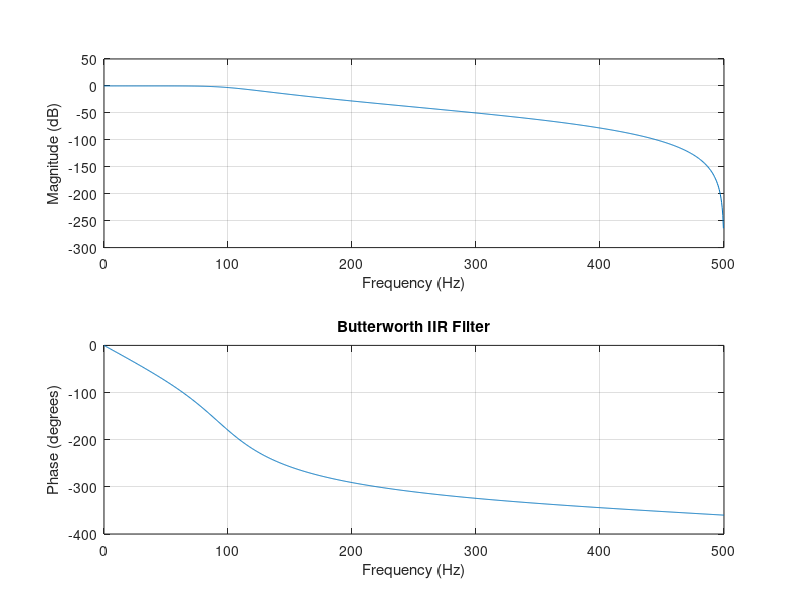

MATLAB code to generate this figure:
%{
Problem 20: Filter Comparison
    •   Compare FIR vs IIR:
        o Response
        o Stability
        o Phase characteristics
%}

clc;
clear;
close all;

Fs = 1000;

order = 30;
cutoff = 100/(Fs/2);

%% FIR Filter
b_fir = fir1(order,cutoff);

%% IIR Butterworth Filter
[b_iir,a_iir] = butter(4,cutoff);

figure;

subplot(2,1,1)
freqz(b_fir,1,1024,Fs)
title('FIR Low-Pass Filter')

subplot(2,1,2)
freqz(b_iir,a_iir,1024,Fs)
title('Butterworth IIR Filter')
